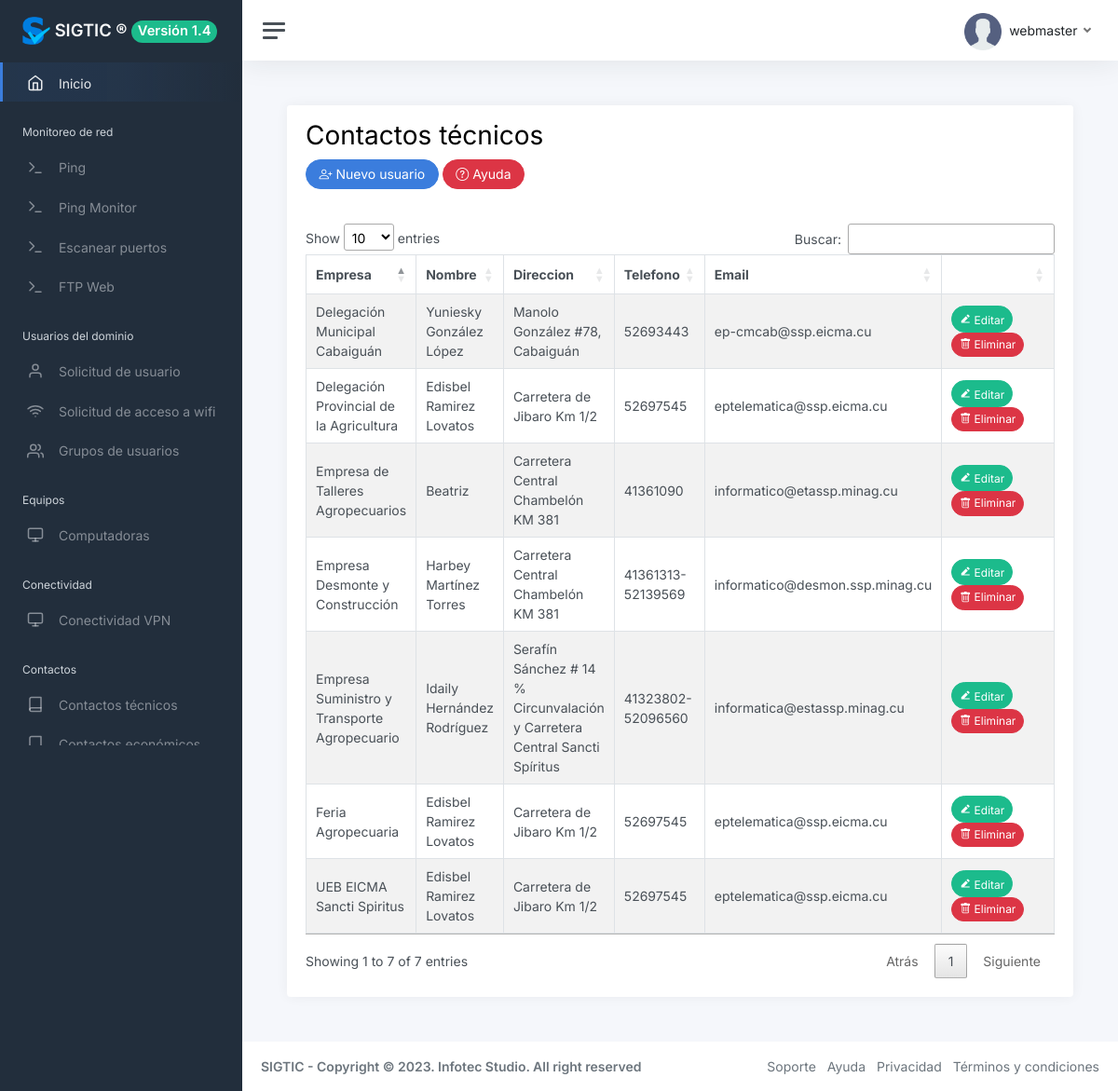
Screenshot of /?view=contacts_technical&opt=all (signed in) with the database file from the repository.
### tables this page shows
CREATE TABLE `user` (
  `id` int(11) NOT NULL,
  `name` varchar(50) DEFAULT NULL,
  `lastname` varchar(50) DEFAULT NULL,
  `username` varchar(50) DEFAULT NULL,
  `email` varchar(255) DEFAULT NULL,
  `password` varchar(60) DEFAULT NULL,
  `image` varchar(255) DEFAULT NULL,
  `status` int(11) DEFAULT 1,
  `kind` int(11) DEFAULT 1,
  `created_at` datetime DEFAULT NULL
);

CREATE TABLE `contacts_technical` (
  `id` int(11) NOT NULL,
  `company` varchar(100) NOT NULL,
  `name` varchar(50) NOT NULL,
  `lastname` varchar(255) NOT NULL,
  `email` varchar(255) NOT NULL,
  `address` varchar(255) NOT NULL,
  `phone` varchar(255) NOT NULL,
  `image` varchar(255) NOT NULL,
  `created_at` datetime NOT NULL
);

### core/controller/Module.php (called while the page is built)
<?php
class Module {
	public static function loadLayout(){
		include "core/app/layouts/layout.php";
	}
}
?>

### core/controller/Lb.php (called while the page is built, shortened)
<?php
class Lb {
	public function start(){
		include "core/app/init.php";
	}
}
?>

### index.php (called while the page is built, shortened)
<?php
$lb = new Lb();
$lb->start();
?>

### core/controller/Executor.php (called while the page is built, shortened)
<?php
class Executor {
	public static function doit($sql){
		$con = Database::getCon();
		return array($con->query($sql),$con->insert_id);
	}
}
?>

### core/app/model/UserData.php (called while the page is built, shortened)
<?php
class UserData {
	public static $tablename = "user";
	public static function getById($id){
		 $sql = "select * from ".self::$tablename." where id=$id";
		$query = Executor::doit($sql);
		return Model::one($query[0],new UserData());
	}
}
?>

### core/controller/Model.php (called while the page is built, shortened)
<?php
class Model {
	public static function exists($modelname){
		$fullpath = self::getFullpath($modelname);
		$found=false;
		if(file_exists($fullpath)){
			$found = true;
		}
		return $found;
	}
	public static function getFullpath($modelname){
		return "core/app/model/".$modelname.".php";
	}
	public static function many($query,$aclass){
		$cnt = 0;
		$array = array();
		while($r = $query->fetch_array()){
			$array[$cnt] = new $aclass;
			$cnt2=1;
			foreach ($r as $key => $v) {
				if($cnt2>0 && $cnt2%2==0){
					$array[$cnt]->$key = $v;
				}
				$cnt2++;
			}
			$cnt++;
		}
		return $array;
	}
}
?>

### core/app/model/Contacts_technicalData.php (called while the page is built, shortened)
<?php
class Contacts_technicalData {
	public static $tablename = "contacts_technical";
	public static function getAll(){
		 $sql = "select * from ".self::$tablename;
		$query = Executor::doit($sql);
		return Model::many($query[0],new Contacts_technicalData());
	}
}
?>

### core/app/view/contacts_technical-view.php (the view, shortened to what this page needs)
<?php if(isset($_GET["opt"]) && $_GET["opt"]=="all"):
$contacts_technical = Contacts_technicalData::getAll();
	?>
					<div class="row">
						<div class="col-12">
							<div class="card">
								<div class="card-header">
									<h1 class="">Contactos técnicos</h1>
<button type="button" class="btn btn-primary rounded-pill bi bi-person-plus" data-bs-toggle="modal" data-bs-target="#exampleModal">
  Nuevo usuario
</button>
<button
     class="btn btn-danger rounded-pill bi bi-question-circle"
     data-bs-toggle="tooltip"
     data-bs-placement="bottom"
      title="Para agregar un nuevo usuario presione el botón (Nuevo Usuario) y complete los campos en el formulario y de clic en el botón agregar." >
   Ayuda
 </button>
								</div>
								<div class="card-body">
									<?php if(count($contacts_technical)>0):?>
										<div>
										<table class="table table-bordered table-striped datatable">
											<thead>
											    <th>Empresa</th>
												<th>Nombre</th>
												<th>Direccion</th>
												<th>Telefono</th>
												<th>Email</th>
												<th></th>
											</thead>
											<?php foreach($contacts_technical as $con):?>
												<tr>
												<td><?php echo $con->company; ?></td>
													<td><?php echo $con->name." ".$con->lastname; ?></td>
													<td><?php echo $con->address; ?></td>
													<td><?php echo $con->phone; ?></td>
													<td><?php echo $con->email; ?></td>
													<td style="width:160px; ">
														<a href="./?view=contacts_technical&opt=edit&id=<?php echo $con->id; ?>" class="btn btn-success btn-sm rounded-pill"><i class="ri ri-edit-2-fill"></i> Editar</a>
														<a href="./?action=contacts_technical&opt=del&id=<?php echo $con->id; ?>" id="item-<?php echo $con->id; ?>"  class="btn btn-danger btn-sm rounded-pill"><i class="bi bi-trash"></i> Eliminar</a>
													</td>
												</tr>
											<?php endforeach ;?>
										</table>
									</div>
									<?php else:?>
										<p class="alert alert-warning">No hay contactos.</p>
									<?php endif;?>
								</div>
							</div>
						</div>
					</div>
<?php endif; ?>

### core/app/layouts/layout.php (shortened to what this page needs)
<!DOCTYPE html>
<html lang="es">
<head>
  <link href="assets/vendor/bootstrap/css/bootstrap.min.css" rel="stylesheet">
  <link href="assets/vendor/bootstrap-icons/bootstrap-icons.css" rel="stylesheet">
  <link href="assets/vendor/boxicons/css/boxicons.min.css" rel="stylesheet">
  <link href="assets/vendor/quill/quill.snow.css" rel="stylesheet">
  <link href="assets/vendor/quill/quill.bubble.css" rel="stylesheet">
  <link href="assets/vendor/remixicon/remixicon.css" rel="stylesheet">
  <link href="css/app.css" rel="stylesheet">
  <link rel="stylesheet" type="text/css" href="plugins/datatables/datatables.min.css">
  <link rel="stylesheet" type="text/css" href="plugins/datatables/dataTables.bootstrap5.min.css">
  <link rel="stylesheet" type="text/css" href="plugins/datatables/buttons.bootstrap5.min.css">
  <link href="css/app.css" rel="stylesheet">
</head>
<?php if(!isset($_SESSION["user_id"])):?>
  <main class="d-flex w-100">
		<div class="container d-flex flex-column">
			<div class="row vh-100">
				<div class="col-sm-10 col-md-8 col-lg-6 mx-auto d-table h-100">
					<div class="d-table-cell align-middle">
						<div class="card">
							<div class="card-body">
								<div class="m-sm-4">
									<div class="text-center">
										<img src="img/logo/logo.png" alt="Charles Hall" class="img-fluid rounded-square" width="200" height="200" />
									</div>
									<form method="post" action="./?action=access&opt=login">
										<div class="mb-3">
											<label class="form-label">Usuario</label>
											<input class="form-control form-control-lg"  name="email" placeholder="Introduzca su usuario" />
										</div>
										<div class="mb-3">
											<label class="form-label">Contrseña</label>
											<input class="form-control form-control-lg" type="password" name="password" placeholder="Introduzca su contrseña" />
											<small>
                                           </small>
										</div>
										<div>
										</div>
										<div class="text-center mt-3">
                    <button type="submit" class="btn btn-lg btn-block btn-primary">Aceptar</button>
										</div>
									</form>
								</div>
							</div>
						</div>
					</div>
				</div>
			</div>
		</div>
	</main>
	<footer class="footer mt-auto py-3 bg-light">
  <div class="container">
    <span class="text-muted">SIGTIC - Copyright © 2023. Infotec Studio. All right reserved</span>
  </div>
</footer>
<?php else:?>
<body>
<div class="wrapper">
		<nav id="sidebar" class="sidebar js-sidebar">
			<div class="sidebar-content js-simplebar">
				<a class="sidebar-brand" href="./">
				<img src="img/icons/favicons.png" alt="Charles Hall" class="img-fluid rounded-square" width="30" height="30" /> <span class="align-middle">SIGTIC ®</span> <span class="badge bg-success rounded-pill">Versión 1.4</span></td>
        </a>
				<ul class="sidebar-nav">
        <li class="sidebar-item active">
						<a class="sidebar-link" href="./">
              <i class="align-middle" data-feather="home"></i> <span class="align-middle">Inicio</span>
            </a>
					</li>
<li class="sidebar-header">
						Monitoreo de red
					</li>
					<li class="sidebar-item">
						<a class="sidebar-link" href="./?view=ping&opt=all">
              <i class="align-middle" data-feather="terminal"></i> <span class="align-middle">Ping</span>
            </a>
					</li>
<li class="sidebar-item">
						<a class="sidebar-link" href="./?view=ping-monitor&opt=all">
              <i class="align-middle" data-feather="terminal"></i> <span class="align-middle">Ping Monitor</span>
            </a>
					</li>
<li class="sidebar-item">
						<a class="sidebar-link" href="./?view=portscanner&opt=all">
              <i class="align-middle" data-feather="terminal"></i> <span class="align-middle">Escanear puertos</span>
            </a>
					</li>
<li class="sidebar-item">
						<a class="sidebar-link" href="./?view=upload&opt=all">
              <i class="align-middle" data-feather="terminal"></i> <span class="align-middle">FTP Web</span>
            </a>
					</li>
					<li class="sidebar-header">
						Usuarios del dominio
					</li>
					<li class="sidebar-item">
						<a class="sidebar-link" href="./?view=user_request&opt=all">
              <i class="align-middle" data-feather="user"></i> <span class="align-middle">Solicitud de usuario</span>
            </a>
					</li>
					<li class="sidebar-item">
						<a class="sidebar-link" href="./?view=wifi_request&opt=all">
              <i class="align-middle" data-feather="wifi"></i> <span class="align-middle">Solicitud de acceso a wifi</span>
            </a>
					</li>
					<li class="sidebar-item">
						<a class="sidebar-link" href="./?view=categories&opt=all">
              <i class="align-middle" data-feather="users"></i> <span class="align-middle">Grupos de usuarios</span>
            </a>
					</li>
					<li class="sidebar-header">
						Equipos
					</li>
					<li class="sidebar-item">
						<a class="sidebar-link" href="./?view=computer&opt=all">
              <i class="align-middle" data-feather="monitor"></i> <span class="align-middle">Computadoras</span>
            </a>
					</li>
					<li class="sidebar-header">
						Conectividad
					</li>
					<li class="sidebar-item">
						<a class="sidebar-link" href="./?view=connectivity&opt=all">
              <i class="align-middle" data-feather="monitor"></i> <span class="align-middle">Conectividad VPN</span>
            </a>
					</li>
					<li class="sidebar-header">
						Contactos
					</li>
					<li class="sidebar-item">
						<a class="sidebar-link" href="./?view=contacts_technical&opt=all">
              <i class="align-middle" data-feather="book"></i> <span class="align-middle">Contactos técnicos</span>
            </a>
					</li>
					<li class="sidebar-item">
						<a class="sidebar-link" href="./?view=contacts&opt=all">
              <i class="align-middle" data-feather="book"></i> <span class="align-middle">Contactos económicos</span>
            </a>
					</li>
			</div>
		</nav>
    <div class="main">
    <nav class="navbar navbar-expand navbar-light navbar-bg">
				<a class="sidebar-toggle js-sidebar-toggle">
          <i class="hamburger align-self-center"></i>
        </a>
				<div class="navbar-collapse collapse">
					<ul class="navbar-nav navbar-align">
						<li class="nav-item dropdown">
							<a class="nav-link dropdown-toggle d-none d-sm-inline-block" href="#" data-bs-toggle="dropdown">
                <img src="img/avatars/avatar.png" class="avatar img-fluid rounded me-1" alt="Charles Hall" /> <span class="text-dark"><?php echo Core::$user->username;?></span>
              </a>
						</li>
					</ul>
				</div>
			</nav>
      <main class="content">
        <div class="container-fluid p-0">
          <?php View::load("index");?>
        </div>
      </main>
      <footer class="footer">
				<div class="container-fluid">
					<div class="row text-muted">
						<div class="col-6 text-start">
							<p class="mb-0">
							<strong>SIGTIC - Copyright © 2023. Infotec Studio. All right reserved</strong>
							</p>
						</div>
						<div class="col-6 text-end">
							<ul class="list-inline">
								<li class="list-inline-item">
									<a class="text-muted" href="https://infotecstudio.nat.cu" target="_blank">Soporte</a>
								</li>
								<li class="list-inline-item">
									<a class="text-muted" href="https://infotecstudio.nat.cu" target="_blank">Ayuda</a>
								</li>
								<li class="list-inline-item">
									<a class="text-muted" href="https://infotecstudio.nat.cu" target="_blank">Privacidad</a>
								</li>
								<li class="list-inline-item">
									<a class="text-muted" href="https://infotecstudio.nat.cu" target="_blank">Términos y condiciones</a>
								</li>
							</ul>
						</div>
					</div>
				</div>
</footer>
</body>
<?php endif; ?>
</html>

### rows the page displays
user: username "webmaster"
contacts_technical: company "UEB EICMA Sancti Spiritus", name "Edisbel", lastname "Ramirez Lovatos", address "Carretera de Jibaro Km 1/2", phone "52697545", email "eptelematica@ssp.eicma.cu"
contacts_technical: company "Feria Agropecuaria", name "Edisbel", lastname "Ramirez Lovatos", address "Carretera de Jibaro Km 1/2", phone "52697545", email "eptelematica@ssp.eicma.cu"
contacts_technical: company "Delegación Provincial de la Agricultura", name "Edisbel", lastname "Ramirez Lovatos", address "Carretera de Jibaro Km 1/2", phone "52697545", email "eptelematica@ssp.eicma.cu"
contacts_technical: company "Empresa Suministro y Transporte Agropecuario", name "Idaily", lastname "Hernández Rodríguez", address "Serafín Sánchez # 14 % Circunvalación y Carretera Central Sancti Spíritus", phone "41323802-52096560", email "informatica@estassp.minag.cu"
contacts_technical: company "Empresa de Talleres Agropecuarios", name "Beatriz", address "Carretera Central Chambelón KM 381", phone "41361090", email "informatico@etassp.minag.cu"
contacts_technical: company "Empresa Desmonte y Construcción", name "Harbey", lastname "Martínez Torres", address "Carretera Central Chambelón KM 381", phone "41361313-52139569", email "informatico@desmon.ssp.minag.cu"
contacts_technical: company "Delegación Municipal Cabaiguán", name "Yuniesky", lastname "González López", address "Manolo González #78, Cabaiguán", phone "52693443", email "ep-cmcab@ssp.eicma.cu"
